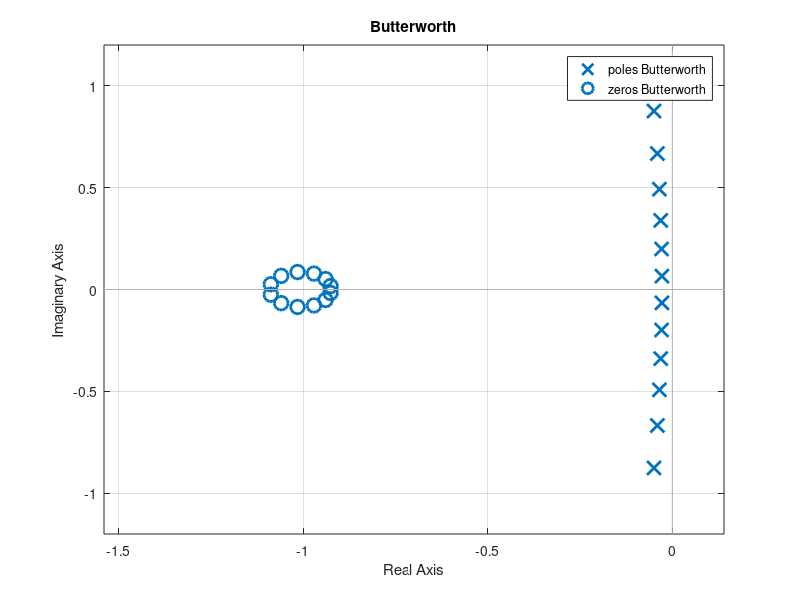
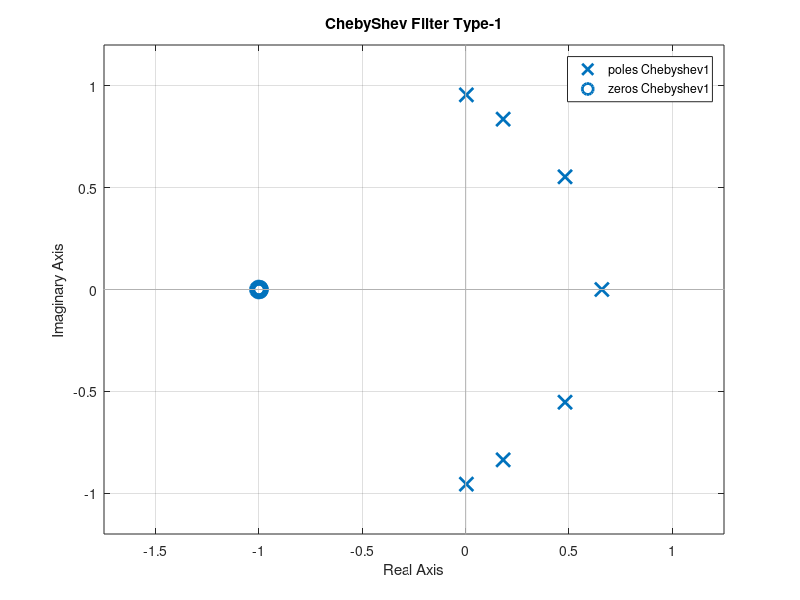
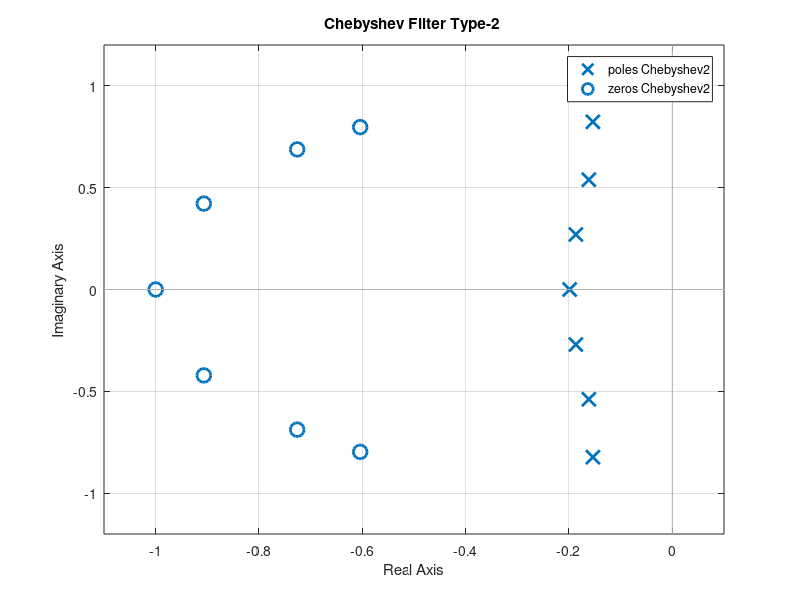
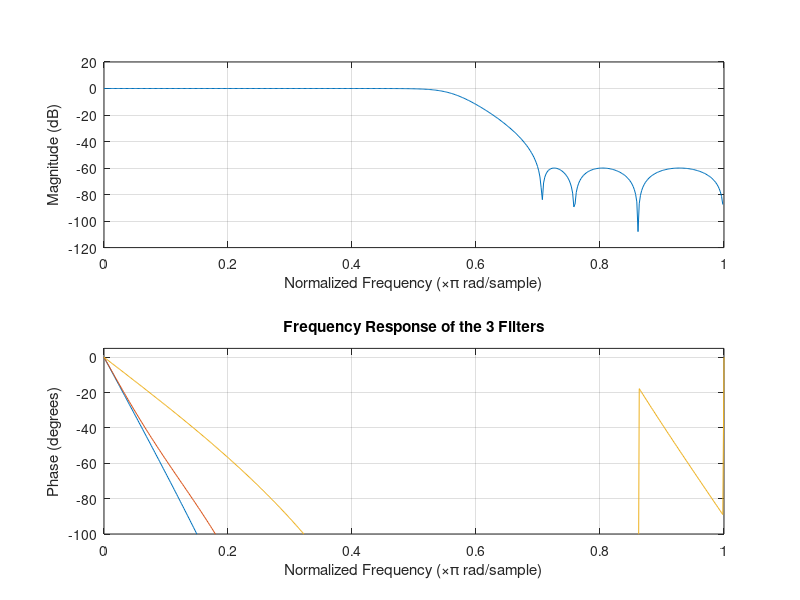

Write MATLAB code to recreate these figures, in order.
clc;
clear;

Fs=8000;
Fpass=2000;
Fstop=2800;
Ap=1;
As=60;

wpass=2*Fpass/Fs;
wstop=2*Fstop/Fs;

[B,wB]=buttord(wpass,wstop,Ap,As);
[Bb,Ba]=butter(B,wB);
[zB,pB,kB]=butter(B,wB);
[butternum,butterden]=zp2tf(zB,pB,kB);
Butterworth=tf(butternum,butterden);
pzmap(Butterworth)
title('Butterworth');
figure;

[C1,wC1]=cheb1ord(wpass,wstop,Ap,As);
[C1b,C1a]=cheby1(C1,Ap,wpass);
[zC1,pC1,kC1]=cheby1(C1,Ap,wpass);
[cheb1num,cheb1den]=zp2tf(zC1,pC1,kC1);
Chebyshev1=tf(cheb1num,cheb1den);
pzmap(Chebyshev1)
title('ChebyShev Filter Type-1');
figure;

[C2,wC2]=cheb2ord(wpass,wstop,Ap,As);
[C2b,C2a]=cheby2(C2,As,wstop);
[zC2,pC2,kC2]=cheby2(C2,As,wstop);
[cheb2num,cheb2den]=zp2tf(zC2,pC2,kC2);
Chebyshev2=tf(cheb2num,cheb2den);
pzmap(Chebyshev2)
title('Chebyshev Filter Type-2 ');

figure;
freqz(Bb,Ba);
hold on;
freqz(C1b,C1a);
hold on;
freqz(C2b,C2a);
ylim([-100 5]);
title('Frequency Response of the 3 Filters');